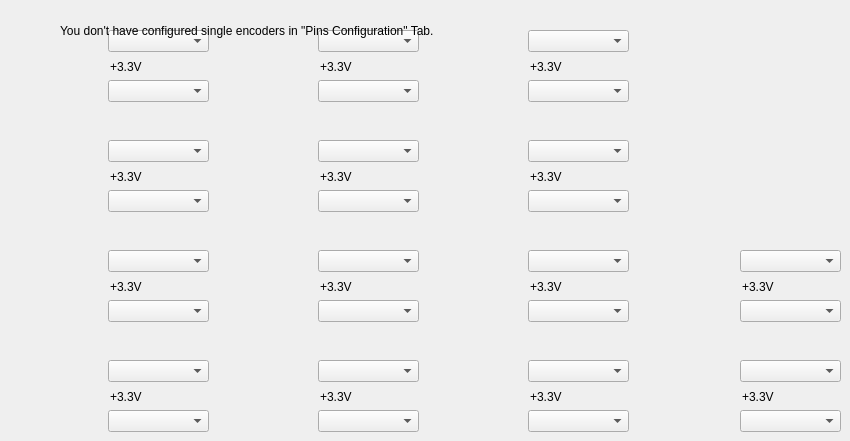
    <widget class="QWidget" name="tab_5">
     <attribute name="title">
      <string>编码器配置</string>
     </attribute>
     <widget class="QLabel" name="label_SE1">
      <property name="geometry">
       <rect>
        <x>10</x>
        <y>30</y>
        <width>91</width>
        <height>71</height>
       </rect>
      </property>
      <property name="text">
       <string/>
      </property>
      <property name="pixmap">
       <pixmap resource="oshstudio.qrc">:/Images/1053081_zps20151924.jpg</pixmap>
      </property>
      <property name="scaledContents">
       <bool>true</bool>
      </property>
     </widget>
     <widget class="QComboBox" name="comboBox_SEA1">
      <property name="geometry">
       <rect>
        <x>108</x>
        <y>30</y>
        <width>101</width>
        <height>22</height>
       </rect>
      </property>
     </widget>
     <widget class="QComboBox" name="comboBox_SEB1">
      <property name="geometry">
       <rect>
        <x>108</x>
        <y>80</y>
        <width>101</width>
        <height>22</height>
       </rect>
      </property>
     </widget>
     <widget class="QLabel" name="label_SE1_CPin">
      <property name="geometry">
       <rect>
        <x>110</x>
        <y>60</y>
        <width>47</width>
        <height>13</height>
       </rect>
      </property>
      <property name="text">
       <string>+3.3V</string>
      </property>
     </widget>
     <widget class="QLabel" name="label_SE2">
      <property name="geometry">
       <rect>
        <x>10</x>
        <y>140</y>
        <width>91</width>
        <height>71</height>
       </rect>
      </property>
      <property name="text">
       <string/>
      </property>
      <property name="pixmap">
       <pixmap resource="oshstudio.qrc">:/Images/1053081_zps20151924.jpg</pixmap>
      </property>
      <property name="scaledContents">
       <bool>true</bool>
      </property>
     </widget>
     <widget class="QComboBox" name="comboBox_SEA2">
      <property name="geometry">
       <rect>
        <x>108</x>
        <y>140</y>
        <width>101</width>
        <height>22</height>
       </rect>
      </property>
     </widget>
     <widget class="QLabel" name="label_SE2_CPin">
      <property name="geometry">
       <rect>
        <x>110</x>
        <y>170</y>
        <width>47</width>
        <height>13</height>
       </rect>
      </property>
      <property name="text">
       <string>+3.3V</string>
      </property>
     </widget>
     <widget class="QComboBox" name="comboBox_SEB2">
      <property name="geometry">
       <rect>
        <x>108</x>
        <y>190</y>
        <width>101</width>
        <height>22</height>
       </rect>
      </property>
     </widget>
     <widget class="QLabel" name="label_SE3">
      <property name="geometry">
       <rect>
        <x>10</x>
        <y>250</y>
        <width>91</width>
        <height>71</height>
       </rect>
      </property>
      <property name="text">
       <string/>
      </property>
      <property name="pixmap">
       <pixmap resource="oshstudio.qrc">:/Images/1053081_zps20151924.jpg</pixmap>
      </property>
      <property name="scaledContents">
       <bool>true</bool>
      </property>
     </widget>
     <widget class="QComboBox" name="comboBox_SEA3">
      <property name="geometry">
       <rect>
        <x>108</x>
        <y>250</y>
        <width>101</width>
        <height>22</height>
       </rect>
      </property>
     </widget>
     <widget class="QLabel" name="label_SE3_CPin">
      <property name="geometry">
       <rect>
        <x>110</x>
        <y>280</y>
        <width>47</width>
        <height>13</height>
       </rect>
      </property>
      <property name="text">
       <string>+3.3V</string>
      </property>
     </widget>
     <widget class="QComboBox" name="comboBox_SEB3">
      <property name="geometry">
       <rect>
        <x>108</x>
        <y>300</y>
        <width>101</width>
        <height>22</height>
       </rect>
      </property>
     </widget>
     <widget class="QLabel" name="label_SE4">
      <property name="geometry">
       <rect>
        <x>10</x>
        <y>360</y>
        <width>91</width>
        <height>71</height>
       </rect>
      </property>
      <property name="text">
       <string/>
      </property>
      <property name="pixmap">
       <pixmap resource="oshstudio.qrc">:/Images/1053081_zps20151924.jpg</pixmap>
      </property>
      <property name="scaledContents">
       <bool>true</bool>
      </property>
     </widget>
     <widget class="QComboBox" name="comboBox_SEA4">
      <property name="geometry">
       <rect>
        <x>108</x>
        <y>360</y>
        <width>101</width>
        <height>22</height>
       </rect>
      </property>
     </widget>
     <widget class="QComboBox" name="comboBox_SEB4">
      <property name="geometry">
       <rect>
        <x>108</x>
        <y>410</y>
        <width>101</width>
        <height>22</height>
       </rect>
      </property>
     </widget>
     <widget class="QLabel" name="label_SE4_CPin">
      <property name="geometry">
       <rect>
        <x>110</x>
        <y>390</y>
        <width>47</width>
        <height>13</height>
       </rect>
      </property>
      <property name="text">
       <string>+3.3V</string>
      </property>
     </widget>
     <widget class="QLabel" name="label_SE6_CPin">
      <property name="geometry">
       <rect>
        <x>320</x>
        <y>170</y>
        <width>47</width>
        <height>13</height>
       </rect>
      </property>
      <property name="text">
       <string>+3.3V</string>
      </property>
     </widget>
     <widget class="QComboBox" name="comboBox_SEA5">
      <property name="geometry">
       <rect>
        <x>318</x>
        <y>30</y>
        <width>101</width>
        <height>22</height>
       </rect>
      </property>
     </widget>
     <widget class="QLabel" name="label_SE5_CPin">
      <property name="geometry">
       <rect>
        <x>320</x>
        <y>60</y>
        <width>47</width>
        <height>13</height>
       </rect>
      </property>
      <property name="text">
       <string>+3.3V</string>
      </property>
     </widget>
     <widget class="QComboBox" name="comboBox_SEA7">
      <property name="geometry">
       <rect>
        <x>318</x>
        <y>250</y>
        <width>101</width>
        <height>22</height>
       </rect>
      </property>
     </widget>
     <widget class="QLabel" name="label_SE8">
      <property name="geometry">
       <rect>
        <x>220</x>
        <y>360</y>
        <width>91</width>
        <height>71</height>
       </rect>
      </property>
      <property name="text">
       <string/>
      </property>
      <property name="pixmap">
       <pixmap resource="oshstudio.qrc">:/Images/1053081_zps20151924.jpg</pixmap>
      </property>
      <property name="scaledContents">
       <bool>true</bool>
      </property>
     </widget>
     <widget class="QComboBox" name="comboBox_SEB5">
      <property name="geometry">
       <rect>
        <x>318</x>
        <y>80</y>
        <width>101</width>
        <height>22</height>
       </rect>
      </property>
     </widget>
     <widget class="QComboBox" name="comboBox_SEB6">
      <property name="geometry">
       <rect>
        <x>318</x>
        <y>190</y>
        <width>101</width>
        <height>22</height>
       </rect>
      </property>
     </widget>
     <widget class="QLabel" name="label_SE7_CPin">
      <property name="geometry">
       <rect>
        <x>320</x>
        <y>280</y>
        <width>47</width>
        <height>13</height>
       </rect>
      </property>
      <property name="text">
       <string>+3.3V</string>
      </property>
     </widget>
     <widget class="QLabel" name="label_SE8_CPin">
      <property name="geometry">
       <rect>
        <x>320</x>
        <y>390</y>
        <width>47</width>
        <height>13</height>
       </rect>
      </property>
      <property name="text">
       <string>+3.3V</string>
      </property>
     </widget>
     <widget class="QComboBox" name="comboBox_SEB7">
      <property name="geometry">
       <rect>
        <x>318</x>
        <y>300</y>
        <width>101</width>
        <height>22</height>
       </rect>
      </property>
     </widget>
     <widget class="QLabel" name="label_SE6">
      <property name="geometry">
       <rect>
        <x>220</x>
        <y>140</y>
        <width>91</width>
        <height>71</height>
       </rect>
      </property>
      <property name="text">
       <string/>
      </property>
      <property name="pixmap">
       <pixmap resource="oshstudio.qrc">:/Images/1053081_zps20151924.jpg</pixmap>
      </property>
      <property name="scaledContents">
       <bool>true</bool>
      </property>
     </widget>
     <widget class="QComboBox" name="comboBox_SEA8">
      <property name="geometry">
       <rect>
        <x>318</x>
        <y>360</y>
        <width>101</width>
        <height>22</height>
       </rect>
      </property>
     </widget>
     <widget class="QComboBox" name="comboBox_SEA6">
      <property name="geometry">
       <rect>
        <x>318</x>
        <y>140</y>
        <width>101</width>
        <height>22</height>
       </rect>
      </property>
     </widget>
     <widget class="QComboBox" name="comboBox_SEB8">
      <property name="geometry">
       <rect>
        <x>318</x>
        <y>410</y>
        <width>101</width>
        <height>22</height>
       </rect>
      </property>
     </widget>
     <widget class="QLabel" name="label_SE7">
      <property name="geometry">
       <rect>
        <x>220</x>
        <y>250</y>
        <width>91</width>
        <height>71</height>
       </rect>
      </property>
      <property name="text">
       <string/>
      </property>
      <property name="pixmap">
       <pixmap resource="oshstudio.qrc">:/Images/1053081_zps20151924.jpg</pixmap>
      </property>
      <property name="scaledContents">
       <bool>true</bool>
      </property>
     </widget>
     <widget class="QLabel" name="label_SE5">
      <property name="geometry">
       <rect>
        <x>220</x>
        <y>30</y>
        <width>91</width>
        <height>71</height>
       </rect>
      </property>
      <property name="text">
       <string/>
      </property>
      <property name="pixmap">
       <pixmap resource="oshstudio.qrc">:/Images/1053081_zps20151924.jpg</pixmap>
      </property>
      <property name="scaledContents">
       <bool>true</bool>
      </property>
     </widget>
     <widget class="QLabel" name="label_SE10_CPin">
      <property name="geometry">
       <rect>
        <x>530</x>
        <y>170</y>
        <width>47</width>
        <height>13</height>
       </rect>
      </property>
      <property name="text">
       <string>+3.3V</string>
      </property>
     </widget>
     <widget class="QComboBox" name="comboBox_SEA9">
      <property name="geometry">
       <rect>
        <x>528</x>
        <y>30</y>
        <width>101</width>
        <height>22</height>
       </rect>
      </property>
     </widget>
     <widget class="QLabel" name="label_SE9_CPin">
      <property name="geometry">
       <rect>
        <x>530</x>
        <y>60</y>
        <width>47</width>
        <height>13</height>
       </rect>
      </property>
      <property name="text">
       <string>+3.3V</string>
      </property>
     </widget>
     <widget class="QComboBox" name="comboBox_SEA11">
      <property name="geometry">
       <rect>
        <x>528</x>
        <y>250</y>
        <width>101</width>
        <height>22</height>
       </rect>
      </property>
     </widget>
     <widget class="QLabel" name="label_SE12">
      <property name="geometry">
       <rect>
        <x>430</x>
        <y>360</y>
        <width>91</width>
        <height>71</height>
       </rect>
      </property>
      <property name="text">
       <string/>
      </property>
      <property name="pixmap">
       <pixmap resource="oshstudio.qrc">:/Images/1053081_zps20151924.jpg</pixmap>
      </property>
      <property name="scaledContents">
       <bool>true</bool>
      </property>
     </widget>
     <widget class="QComboBox" name="comboBox_SEB9">
      <property name="geometry">
       <rect>
        <x>528</x>
        <y>80</y>
        <width>101</width>
        <height>22</height>
       </rect>
      </property>
     </widget>
     <widget class="QComboBox" name="comboBox_SEB10">
      <property name="geometry">
       <rect>
        <x>528</x>
        <y>190</y>
        <width>101</width>
        <height>22</height>
       </rect>
      </property>
     </widget>
     <widget class="QLabel" name="label_SE11_CPin">
      <property name="geometry">
       <rect>
        <x>530</x>
        <y>280</y>
        <width>47</width>
        <height>13</height>
       </rect>
      </property>
      <property name="text">
       <string>+3.3V</string>
      </property>
     </widget>
     <widget class="QLabel" name="label_SE12_CPin">
      <property name="geometry">
       <rect>
        <x>530</x>
        <y>390</y>
        <width>47</width>
        <height>13</height>
       </rect>
      </property>
      <property name="text">
       <string>+3.3V</string>
      </property>
     </widget>
     <widget class="QComboBox" name="comboBox_SEB11">
      <property name="geometry">
       <rect>
        <x>528</x>
        <y>300</y>
        <width>101</width>
        <height>22</height>
       </rect>
      </property>
     </widget>
     <widget class="QLabel" name="label_SE10">
      <property name="geometry">
       <rect>
        <x>430</x>
        <y>140</y>
        <width>91</width>
        <height>71</height>
       </rect>
      </property>
      <property name="text">
       <string/>
      </property>
      <property name="pixmap">
       <pixmap resource="oshstudio.qrc">:/Images/1053081_zps20151924.jpg</pixmap>
      </property>
      <property name="scaledContents">
       <bool>true</bool>
      </property>
     </widget>
     <widget class="QComboBox" name="comboBox_SEA12">
      <property name="geometry">
       <rect>
        <x>528</x>
        <y>360</y>
        <width>101</width>
        <height>22</height>
       </rect>
      </property>
     </widget>
     <widget class="QComboBox" name="comboBox_SEA10">
      <property name="geometry">
       <rect>
        <x>528</x>
        <y>140</y>
        <width>101</width>
        <height>22</height>
       </rect>
      </property>
     </widget>
     <widget class="QComboBox" name="comboBox_SEB12">
      <property name="geometry">
       <rect>
        <x>528</x>
        <y>410</y>
        <width>101</width>
        <height>22</height>
       </rect>
      </property>
     </widget>
     <widget class="QLabel" name="label_SE11">
      <property name="geometry">
       <rect>
        <x>430</x>
        <y>250</y>
        <width>91</width>
        <height>71</height>
       </rect>
      </property>
      <property name="text">
       <string/>
      </property>
      <property name="pixmap">
       <pixmap resource="oshstudio.qrc">:/Images/1053081_zps20151924.jpg</pixmap>
      </property>
      <property name="scaledContents">
       <bool>true</bool>
      </property>
     </widget>
     <widget class="QLabel" name="label_SE9">
      <property name="geometry">
       <rect>
        <x>430</x>
        <y>30</y>
        <width>91</width>
        <height>71</height>
       </rect>
      </property>
      <property name="text">
       <string/>
      </property>
      <property name="pixmap">
       <pixmap resource="oshstudio.qrc">:/Images/1053081_zps20151924.jpg</pixmap>
      </property>
      <property name="scaledContents">
       <bool>true</bool>
      </property>
     </widget>
     <widget class="QLabel" name="label_SE14_CPin">
      <property name="geometry">
       <rect>
        <x>742</x>
        <y>390</y>
        <width>47</width>
        <height>13</height>
       </rect>
      </property>
      <property name="text">
       <string>+3.3V</string>
      </property>
     </widget>
     <widget class="QComboBox" name="comboBox_SEA13">
      <property name="geometry">
       <rect>
        <x>740</x>
        <y>250</y>
        <width>101</width>
        <height>22</height>
       </rect>
      </property>
     </widget>
     <widget class="QLabel" name="label_SE13_CPin">
      <property name="geometry">
       <rect>
        <x>742</x>
        <y>280</y>
        <width>47</width>
        <height>13</height>
       </rect>
      </property>
      <property name="text">
       <string>+3.3V</string>
      </property>
     </widget>
     <widget class="QComboBox" name="comboBox_SEB13">
      <property name="geometry">
       <rect>
        <x>740</x>
        <y>300</y>
        <width>101</width>
        <height>22</height>
       </rect>
      </property>
     </widget>
     <widget class="QComboBox" name="comboBox_SEB14">
      <property name="geometry">
       <rect>
        <x>740</x>
        <y>410</y>
        <width>101</width>
        <height>22</height>
       </rect>
      </property>
     </widget>
     <widget class="QLabel" name="label_SE14">
      <property name="geometry">
       <rect>
        <x>640</x>
        <y>360</y>
        <width>91</width>
        <height>71</height>
       </rect>
      </property>
      <property name="text">
       <string/>
      </property>
      <property name="pixmap">
       <pixmap resource="oshstudio.qrc">:/Images/1053081_zps20151924.jpg</pixmap>
      </property>
      <property name="scaledContents">
       <bool>true</bool>
      </property>
     </widget>
     <widget class="QComboBox" name="comboBox_SEA14">
      <property name="geometry">
       <rect>
        <x>740</x>
        <y>360</y>
        <width>101</width>
        <height>22</height>
       </rect>
      </property>
     </widget>
     <widget class="QLabel" name="label_SE13">
      <property name="geometry">
       <rect>
        <x>640</x>
        <y>250</y>
        <width>91</width>
        <height>71</height>
       </rect>
      </property>
      <property name="text">
       <string/>
      </property>
      <property name="pixmap">
       <pixmap resource="oshstudio.qrc">:/Images/1053081_zps20151924.jpg</pixmap>
      </property>
      <property name="scaledContents">
       <bool>true</bool>
      </property>
     </widget>
     <widget class="QLabel" name="label_ZeroSglEncoders">
      <property name="geometry">
       <rect>
        <x>60</x>
        <y>10</y>
        <width>451</width>
        <height>41</height>
       </rect>
      </property>
      <property name="text">
       <string>You don't have configured single encoders in &quot;Pins Configuration&quot; Tab. </string>
      </property>
     </widget>
     <widget class="QLabel" name="label_2">
      <property name="geometry">
       <rect>
        <x>660</x>
        <y>20</y>
        <width>161</width>
        <height>211</height>
       </rect>
      </property>
      <property name="text">
       <string/>
      </property>
     </widget>
    </widget>
